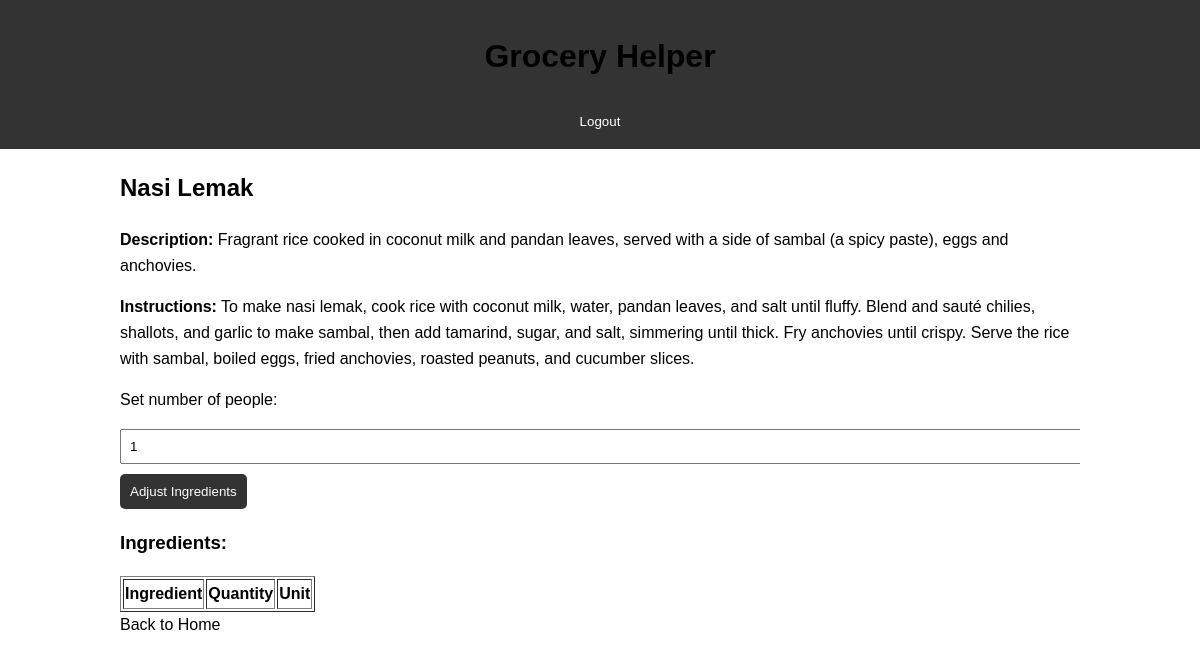
The page /meal/3 (signed in) on the database its author committed.
### tables this page shows
CREATE TABLE meals (
    id INTEGER PRIMARY KEY AUTOINCREMENT,
    name TEXT NOT NULL,
    description TEXT,
    instructions TEXT
);

### app.py (the view)
@app.route('/meal/<int:meal_id>')
def meal_details(meal_id):
    if 'email' not in session:
        return redirect(url_for('login'))
    meal = get_meal_by_id(meal_id)
    conn = sqlite3.connect('meals.db')
    conn.row_factory = sqlite3.Row  # This will allow access by column name
    cursor = conn.cursor()
    cursor.execute("SELECT ingredients.name, meals_ingredients.quantity, ingredients.unit FROM meals_ingredients JOIN ingredients ON meals_ingredients.ingredient_id = ingredients.id WHERE meals_ingredients.meal_id = ?;", (meal_id,))
    ingredients = cursor.fetchall()
    if meal:
        return render_template('meal_details.html', meal=meal, ingredients=ingredients)
    return "Meal not found", 404

### app.py (called while the page is built)
def get_meal_by_id(meal_id):
    conn = sqlite3.connect('meals.db')
    conn.row_factory = sqlite3.Row  # This will allow access by column name
    cursor = conn.cursor()
    cursor.execute("SELECT * FROM meals WHERE id = ?", (meal_id,))
    meal = cursor.fetchone()
    conn.close()
    return meal

### templates/meal_details.html (shortened to what this page needs)
{% extends "base.html" %}
{% block content %}
<h2>{{ meal[1] }}</h2>
<p><strong>Description:</strong> {{ meal[2] }}</p>
<p><strong>Instructions:</strong> {{ meal[3] }}</p>
<p>Set number of people:</p>
<input type="number" id="numPeople" value="1" min="1" onchange="adjustIngredients()" />
<button onclick="adjustIngredients()">Adjust Ingredients</button>
<h3>Ingredients:</h3>
<table border="1" id="ingredientsTable">
    <thead>
        <tr>
            <th>Ingredient</th>
            <th>Quantity</th>
            <th>Unit</th>
        </tr>
    </thead>
</table>
<a href="/">Back to Home</a>
{% endblock %}

### static/styles.css (style rules this page uses)
body { font-family: Arial, sans-serif; line-height: 1.6; margin: 0; padding: 0; }
input { width: 100%; padding: 8px; margin-bottom: 10px; }
button { background-color: #333; color: white; padding: 10px; border: none; border-radius: 5px; cursor: pointer; }
a:link { color: black; background-color: transparent; text-decoration: none; }

### rows shown on the page
meals: name "Nasi Lemak", description "Fragrant rice cooked in coconut milk and pandan leaves, served with a side of sambal (a spicy paste), eggs and anchovies.", instructions "To make nasi lemak, cook rice with coconut milk, water, pandan leaves, and salt until fluffy. Blend and sauté chilies, shallots, and garlic to make sambal, then add tamarind, sugar, and salt, simmering until thick. Fry anchovies until crispy. Serve the rice with sambal, boiled eggs, fried anchovies, roasted peanuts, and cucumber slices."
